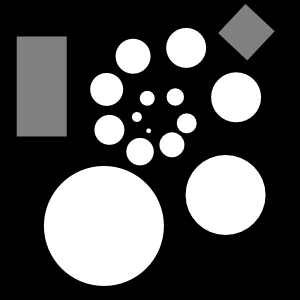
%> input picture week1/blobSp.png, 300 x 300 px
$ octave main_scale_space_sor.m   (GNU Octave 9; MATLAB toolbox functions it lacks are replaced by stand-ins)
%> lines starting %> are read from the running program, lines starting %| are printed output that depends on the picture; in (x1, y1, x2, y2) boxes, pixels count from 0 and x2, y2 are one past the last pixel; in counts of white or black regions, pixels touching at a corner belong together; the program's own positions count from 1
### week1/getEdge.m
function  [edgeIm] = getEdge(im, t)
%UNTITLED2 Summary of this function goes here
%   Detailed explanation goes here

[g, dG, ddG, dddG] = getGaussFilt(t);

xMax=round(5*sqrt(t));
x=-xMax:xMax;

Lx = filter2(dG(x), im);
Lx = filter2(g(x)', Lx);

Lxx=filter2(ddG(x), im);
Lxx = filter2(g(x)', Lxx);


Ly = filter2(dG(x)', im);
Ly = filter2(g(x), Ly);

Lyy=filter2(ddG(x)', im);
Lyy = filter2(g(x), Lyy);
%
Lxy=filter2(dG(x), im);
Lxy=filter2(dG(x)', Lxy);

%

Lxxx= filter2(dddG(x),im);
Lxxx= filter2(g(x)', Lxxx);

Lyyy= filter2(dddG(x)',im);
Lyyy= filter2(g(x), Lyyy);

Lxxy= filter2(ddG(x),im);
Lxxy= filter2(dG(x)', Lxxy);

Lxyy= filter2(ddG(x)',im);
Lxyy= filter2(g(x), Lxyy);

Lvv=Lx.^2.*Lxx+2*Lx.*Ly.*Lxy+Ly.^2.*Lyy;
Lvvv=Lx.^3.*Lxxx+3*Lx.^2.*Ly.*Lxxy+3*Lx.*Ly.^2.*Lxyy+Ly.^3.*Lyyy;


LvvvP = ( Lvvv < 0 );


LvvP = ( Lvv > 0 );
LvvP = ( xor( LvvP, circshift( LvvP, [0,1] ) ) |...
         xor( LvvP, circshift( LvvP, [1,0] ) ) );
edgeIm=LvvP.*LvvvP;


end

### week1/getGaussFilt.m
function [g, dG, ddG, dddG] = getGaussFilt(t)
%UNTITLED2 Summary of this function goes here
%   Detailed explanation goes here

g=@(x) (1/(sqrt(2*pi*t))*exp(-x.^2/(2*t)));
dG=@(x) (-x/(sqrt(2*pi*t^3)).*exp(-x.^2/(2*t)));
ddG=@(x) (((x-sqrt(t)).*(x+sqrt(t)))/(sqrt(2*pi*t^5)).*exp(-x.^2/(2*t)));
dddG=@(x) ((-x.*(x.^2-3*t))/(sqrt(2*pi*t^7)).*exp(-x.^2/(2*t)));

end

### week1/main_scale_space_sor.m

%% Load and display image

blobSp=imread('Data/blobSp.png');
%> blobSp is the input picture: size 300x300 uint8; min 0, max 255, mean 77


im_ss=blobSp;

im_ss_d=double(im_ss);

size_im_ss=size(im_ss_d);
%> size_im_ss = [300 300]

figure(1);
imagesc(im_ss_d);
colormap gray;
%
% im_ss_vec=reshape(blobSp_db,size_im_ss(1,1)*size_im_ss(1,2),1);
%
% x_m=1:size_im_ss(1,2);
% y_m=1:size_im_ss(1,1);
%
% [X,Y,Z]=meshgrid(x_m,y_m,im_ss_vec);

figure(2);
mesh(im_ss);
colormap gray;


%% Gaussian Derivatives
t1=2;
t2=4;
t3=8;

xMax1= round(5*sqrt(t1));
x1=-xMax1:xMax1;
xMax2= round(5*sqrt(t2));
x2=-xMax2:xMax2;
xMax3= round(5*sqrt(t3));
x3=-xMax3:xMax3;

[g1, dG1, ddG1, dddG1] = getGaussFilt(t1);
[g2, dG2, ddG2, dddG2] = getGaussFilt(t2);
[g3, dG3, ddG3, dddG3] = getGaussFilt(t3);


figure(3);
subplot(4,1,1);
plot(x1,g1(x1),x2,g2(x2),x3,g3(x3));
title('Gaussian');
legend('g1','g2','g3');

subplot(4,1,2);
plot(x1,dG1(x1),x2,dG2(x2),x3,dG3(x3));
title('1st Derivative Gaussian');
legend('dg1','dg2','dg3');

subplot(4,1,3);
plot(x1,ddG1(x1),x2,ddG2(x2),x3,ddG3(x3));
title('2nd Derivative Gaussian');
legend('ddg1','ddg2','ddg3');

subplot(4,1,4);
plot(x1,dddG1(x1),x2,dddG2(x2),x3,dddG3(x3));
title('3rd Derivative Gaussian');
legend('dddg1','dddg2','dddg3');


%% Filtering

phi=45;

Lx = filter2(dG1(x1), im_ss_d);
Lx = filter2(g1(x1)', Lx);


Ly = filter2(dG1(x1)', im_ss_d);
Ly = filter2(g1(x1), Ly);

Lphi=Lx*cosd(phi)+Ly*sind(phi);

figure(4)
subplot(1,3,1);
imagesc(Lx);
colormap gray;
title('Lx t=2');

subplot(1,3,2);
imagesc(Ly);
colormap gray;
title('Ly t=2');

subplot(1,3,3);
imagesc(Lphi);
colormap gray;
title('Lphi t=2');

%% Scale Space

%%For blobs


Bout=im_ss_d;

  figure(5);
for n=1:20


   Bout = filter2(g1(x1), Bout);
   Bout = filter2(g1(x1)', Bout);


    switch (n)
        case 1
            subplot(1,4,1);
            imagesc(Bout);
            colormap gray;
            title('Scalespace step 1');
        case 5
            subplot(1,4,2);
            imagesc(Bout);
            colormap gray;
            title('Scalespace step 5');

        case 10
            subplot(1,4,3);
            imagesc(Bout);
            colormap gray;
            title('Scalespace step 10');
        case 20
            subplot(1,4,4);
            imagesc(Bout);
            colormap gray;
            title('Scalespace step 20');
    end


end
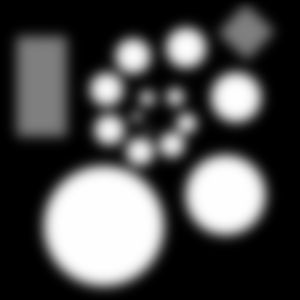
%> Bout: size 300x300 double; min 3.02e-42, max 255, mean 77


%% Edge Detector

[edgeIm1] = getEdge(im_ss_d, 1);
%> in getEdge, `Lvvv=Lx.^3.*Lxxx+3*Lx.^2.*Ly.*Lxxy+3*Lx.*Ly.^2.*Lxyy+Ly.^3.*Lyyy;`:
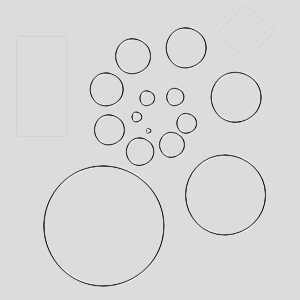
%> Lvvv: size 300x300 double; min -84600703.9, max 13203790.6, mean -1179911.4; drawn with min black and max white
%> in getEdge, `LvvvP = ( Lvvv < 0 );`:
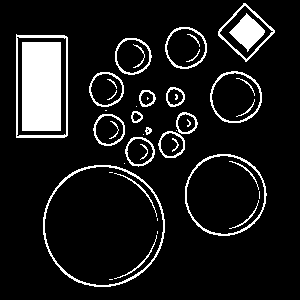
%> LvvvP: size 300x300 logical; 10.6% white; 45 white regions (14 under 20 px), largest, box (x1, y1, x2, y2) and area: (22, 42, 61, 131) 3471, (43, 165, 165, 287) 865, (229, 13, 265, 52) 699
%> in getEdge, `LvvP = ( Lvv > 0 );`: LvvP: size 300x300 logical; 16.8% white; 6 white regions, box (x1, y1, x2, y2) and area: (38, 33, 202, 291) 7963, (180, 149, 271, 240) 1876, (11, 31, 72, 142) 1774, (213, 0, 280, 66) 1332, (206, 67, 267, 128) 1214, (161, 22, 212, 73) 989
%> in getEdge, `LvvP = ( xor( LvvP, circshift( LvvP, [0,1] ) ) | xor( LvvP, circshift(..`: LvvP: size 300x300 logical; 5.1% white in thin lines or dots, all inside (x1, y1, x2, y2) = (11, 0, 281, 292)
%> in getEdge, `edgeIm=LvvP.*LvvvP;`: edgeIm: size 300x300 double; values 0 (black) and 1 (white), 2.3% white in thin lines or dots, all inside (x1, y1, x2, y2) = (17, 5, 275, 287)
[edgeIm5] = getEdge(im_ss_d, 5);
%> call 2 of getEdge, with t = 5
%> in getEdge (call 2), `Lxy=filter2(dG(x)', Lxy);`:
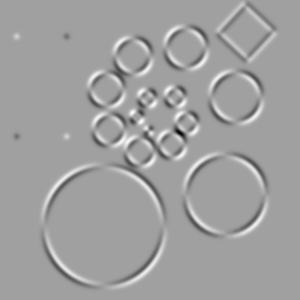
%> Lxy: size 300x300 double; min -13.08, max 7.73, mean -9.47e-19; drawn with min black and max white
%> in getEdge (call 2), `Lxxy= filter2(dG(x)', Lxxy);`:
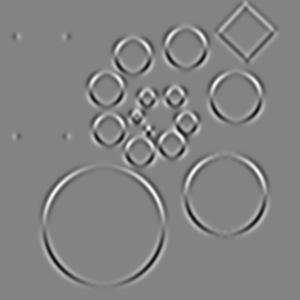
%> Lxxy: size 300x300 double; min -3.84, max 3.6, mean -1.26e-10; drawn with min black and max white
%> in getEdge (call 2), `Lvv=Lx.^2.*Lxx+2*Lx.*Ly.*Lxy+Ly.^2.*Lyy;`:
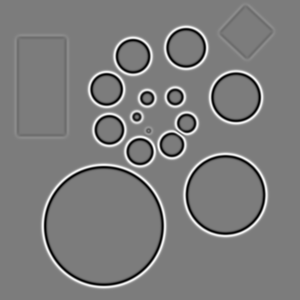
%> Lvv: size 300x300 double; min -14666.6, max 15305.5, mean 89; drawn with min black and max white
%> in getEdge (call 2), `Lvvv=Lx.^3.*Lxxx+3*Lx.^2.*Ly.*Lxxy+3*Lx.*Ly.^2.*Lxyy+Ly.^3.*Lyyy;`:
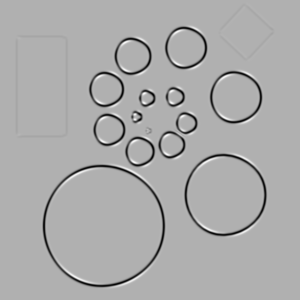
%> Lvvv: size 300x300 double; min -862726.3, max 382706.3, mean -24340.9; drawn with min black and max white
[edgeIm10] = getEdge(im_ss_d, 10);

figure(6);
subplot(1,3,1)
imagesc(edgeIm1);
title('Edge detector t=1')
colormap gray;

subplot(1,3,2)
imagesc(edgeIm5);
title('Edge detector t=5')
colormap gray;

subplot(1,3,3)
imagesc(edgeIm10);
title('Edge detector t=10')
colormap gray;

$ run again, with week1/blobDots.png copied over week1/blobSp.png
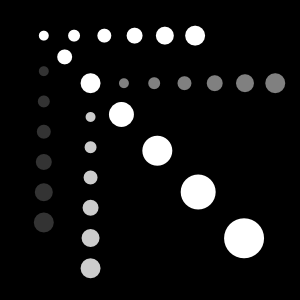
%> input picture week1/blobDots.png, 300 x 300 px
%> blobSp is the input picture: size 300x300 uint8; min 0, max 255, mean 18.7
%> in getEdge, `LvvvP = ( Lvvv < 0 );`:
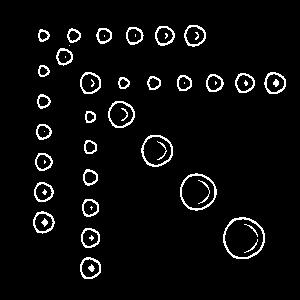
%> LvvvP: size 300x300 logical; 4.5% white in thin lines or dots, all inside (x1, y1, x2, y2) = (33, 25, 286, 279)
%> edgeIm: size 300x300 double; values 0 (black) and 1 (white), 1.9% white in thin lines or dots, all inside (x1, y1, x2, y2) = (34, 26, 286, 279)
%> in getEdge (call 2), `Lvvv=Lx.^3.*Lxxx+3*Lx.^2.*Ly.*Lxxy+3*Lx.*Ly.^2.*Lxyy+Ly.^3.*Lyyy;`:
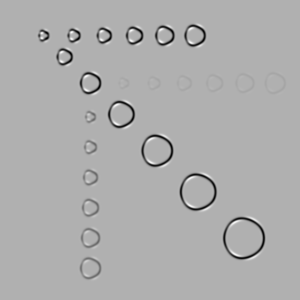
%> Lvvv: size 300x300 double; min -871088.8, max 388255.7, mean -13250.1; drawn with min black and max white
